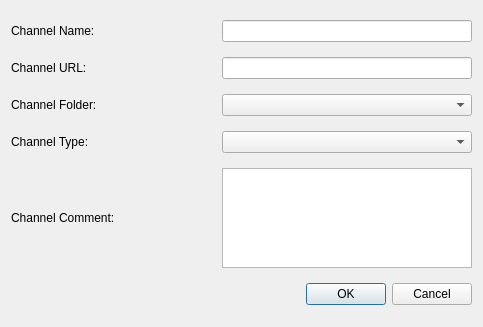
<?xml version="1.0" encoding="UTF-8"?>
<ui version="4.0">
 <class>AddChannel</class>
 <widget class="QDialog" name="AddChannel">
  <property name="geometry">
   <rect>
    <x>0</x>
    <y>0</y>
    <width>483</width>
    <height>327</height>
   </rect>
  </property>
  <property name="contextMenuPolicy">
   <enum>Qt::ContextMenuPolicy::DefaultContextMenu</enum>
  </property>
  <property name="windowTitle">
   <string>Add Channel</string>
  </property>
  <layout class="QGridLayout" name="gridLayout">
   <item row="0" column="0">
    <layout class="QHBoxLayout" name="horizontalLayout">
     <item>
      <widget class="QLabel" name="lbl_ch_name">
       <property name="maximumSize">
        <size>
         <width>110</width>
         <height>16777215</height>
        </size>
       </property>
       <property name="text">
        <string>Channel Name:</string>
       </property>
      </widget>
     </item>
     <item>
      <spacer name="horizontalSpacer">
       <property name="orientation">
        <enum>Qt::Orientation::Horizontal</enum>
       </property>
       <property name="sizeHint" stdset="0">
        <size>
         <width>40</width>
         <height>20</height>
        </size>
       </property>
      </spacer>
     </item>
     <item>
      <widget class="QLineEdit" name="lin_ch_name">
       <property name="sizePolicy">
        <sizepolicy hsizetype="Fixed" vsizetype="Fixed">
         <horstretch>0</horstretch>
         <verstretch>0</verstretch>
        </sizepolicy>
       </property>
       <property name="minimumSize">
        <size>
         <width>250</width>
         <height>0</height>
        </size>
       </property>
       <property name="maximumSize">
        <size>
         <width>16777215</width>
         <height>16777215</height>
        </size>
       </property>
      </widget>
     </item>
    </layout>
   </item>
   <item row="1" column="0">
    <layout class="QHBoxLayout" name="horizontalLayout_2">
     <item>
      <widget class="QLabel" name="lbl_ch_url">
       <property name="maximumSize">
        <size>
         <width>110</width>
         <height>16777215</height>
        </size>
       </property>
       <property name="text">
        <string>Channel URL:</string>
       </property>
      </widget>
     </item>
     <item>
      <spacer name="horizontalSpacer_2">
       <property name="orientation">
        <enum>Qt::Orientation::Horizontal</enum>
       </property>
       <property name="sizeHint" stdset="0">
        <size>
         <width>40</width>
         <height>20</height>
        </size>
       </property>
      </spacer>
     </item>
     <item>
      <widget class="QLineEdit" name="lin_ch_url">
       <property name="sizePolicy">
        <sizepolicy hsizetype="Fixed" vsizetype="Fixed">
         <horstretch>0</horstretch>
         <verstretch>0</verstretch>
        </sizepolicy>
       </property>
       <property name="minimumSize">
        <size>
         <width>250</width>
         <height>0</height>
        </size>
       </property>
       <property name="maximumSize">
        <size>
         <width>16777215</width>
         <height>16777215</height>
        </size>
       </property>
      </widget>
     </item>
    </layout>
   </item>
   <item row="2" column="0">
    <layout class="QHBoxLayout" name="horizontalLayout_3">
     <item>
      <widget class="QLabel" name="lbl_ch_folder">
       <property name="maximumSize">
        <size>
         <width>110</width>
         <height>100</height>
        </size>
       </property>
       <property name="text">
        <string>Channel Folder:</string>
       </property>
      </widget>
     </item>
     <item>
      <spacer name="horizontalSpacer_3">
       <property name="orientation">
        <enum>Qt::Orientation::Horizontal</enum>
       </property>
       <property name="sizeHint" stdset="0">
        <size>
         <width>40</width>
         <height>20</height>
        </size>
       </property>
      </spacer>
     </item>
     <item>
      <widget class="QComboBox" name="cmb_folder">
       <property name="sizePolicy">
        <sizepolicy hsizetype="Fixed" vsizetype="Fixed">
         <horstretch>0</horstretch>
         <verstretch>0</verstretch>
        </sizepolicy>
       </property>
       <property name="minimumSize">
        <size>
         <width>250</width>
         <height>0</height>
        </size>
       </property>
       <property name="currentText">
        <string/>
       </property>
       <property name="currentIndex">
        <number>-1</number>
       </property>
       <property name="placeholderText">
        <string/>
       </property>
      </widget>
     </item>
    </layout>
   </item>
   <item row="3" column="0">
    <layout class="QHBoxLayout" name="horizontalLayout_5">
     <item>
      <widget class="QLabel" name="label">
       <property name="text">
        <string>Channel Type:</string>
       </property>
      </widget>
     </item>
     <item>
      <spacer name="horizontalSpacer_5">
       <property name="orientation">
        <enum>Qt::Orientation::Horizontal</enum>
       </property>
       <property name="sizeHint" stdset="0">
        <size>
         <width>40</width>
         <height>20</height>
        </size>
       </property>
      </spacer>
     </item>
     <item>
      <widget class="QComboBox" name="cmb_ch_type">
       <property name="minimumSize">
        <size>
         <width>250</width>
         <height>0</height>
        </size>
       </property>
      </widget>
     </item>
    </layout>
   </item>
   <item row="4" column="0">
    <layout class="QHBoxLayout" name="horizontalLayout_4">
     <item>
      <widget class="QLabel" name="lbl_ch_comment">
       <property name="maximumSize">
        <size>
         <width>120</width>
         <height>100</height>
        </size>
       </property>
       <property name="text">
        <string>Channel Comment:</string>
       </property>
      </widget>
     </item>
     <item>
      <spacer name="horizontalSpacer_4">
       <property name="orientation">
        <enum>Qt::Orientation::Horizontal</enum>
       </property>
       <property name="sizeHint" stdset="0">
        <size>
         <width>40</width>
         <height>20</height>
        </size>
       </property>
      </spacer>
     </item>
     <item>
      <widget class="QTextEdit" name="txt_ch_comment">
       <property name="sizePolicy">
        <sizepolicy hsizetype="Fixed" vsizetype="Fixed">
         <horstretch>0</horstretch>
         <verstretch>0</verstretch>
        </sizepolicy>
       </property>
       <property name="minimumSize">
        <size>
         <width>250</width>
         <height>0</height>
        </size>
       </property>
       <property name="maximumSize">
        <size>
         <width>250</width>
         <height>100</height>
        </size>
       </property>
      </widget>
     </item>
    </layout>
   </item>
   <item row="5" column="0">
    <widget class="QDialogButtonBox" name="buttonBox">
     <property name="baseSize">
      <size>
       <width>300</width>
       <height>420</height>
      </size>
     </property>
     <property name="orientation">
      <enum>Qt::Orientation::Horizontal</enum>
     </property>
     <property name="standardButtons">
      <set>QDialogButtonBox::StandardButton::Cancel|QDialogButtonBox::StandardButton::Ok</set>
     </property>
    </widget>
   </item>
  </layout>
 </widget>
 <resources/>
 <connections>
  <connection>
   <sender>buttonBox</sender>
   <signal>accepted()</signal>
   <receiver>AddChannel</receiver>
   <slot>accept()</slot>
   <hints>
    <hint type="sourcelabel">
     <x>248</x>
     <y>254</y>
    </hint>
    <hint type="destinationlabel">
     <x>157</x>
     <y>274</y>
    </hint>
   </hints>
  </connection>
  <connection>
   <sender>buttonBox</sender>
   <signal>rejected()</signal>
   <receiver>AddChannel</receiver>
   <slot>reject()</slot>
   <hints>
    <hint type="sourcelabel">
     <x>316</x>
     <y>260</y>
    </hint>
    <hint type="destinationlabel">
     <x>286</x>
     <y>274</y>
    </hint>
   </hints>
  </connection>
 </connections>
</ui>
